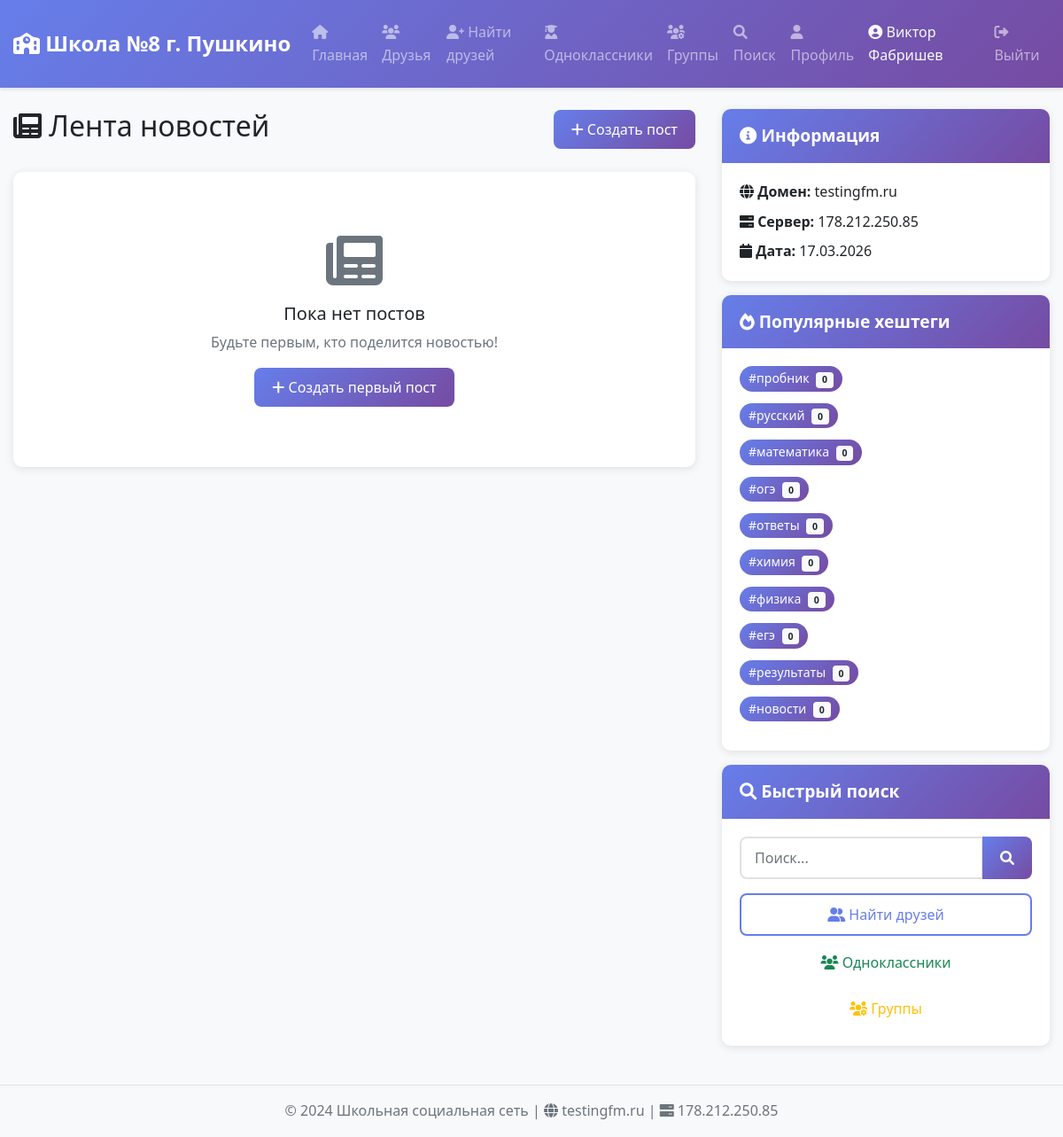
The page / (signed in) on the database its author committed.
### models.py (models this page shows, shortened)
class User(UserMixin, db.Model):
    __tablename__ = 'users'
    id = db.Column(db.Integer, primary_key=True)
    email = db.Column(db.String(120), unique=True, nullable=False)
    password = db.Column(db.String(200), nullable=False)
    first_name = db.Column(db.String(50), nullable=False)
    last_name = db.Column(db.String(50), nullable=False)
    class_name = db.Column(db.String(20), nullable=False)
    created_at = db.Column(db.DateTime, default=datetime.utcnow)
    sent_friendships = db.relationship('Friendship',
                                        foreign_keys='Friendship.user1_id',
                                        backref='user1', lazy=True)
    received_friendships = db.relationship('Friendship',
                                          foreign_keys='Friendship.user2_id',
                                          backref='user2', lazy=True)
    @property
    def is_authenticated(self):
        return True

### database.py (models this page shows)
class Hashtag(db.Model):
    __tablename__ = 'hashtags'
    id = db.Column(db.Integer, primary_key=True)
    name = db.Column(db.String(50), unique=True, nullable=False)
    popularity = db.Column(db.Integer, default=0)

### app.py (the view)
@app.route('/')
def index():
    if not current_user.is_authenticated:
        return redirect(url_for('login'))
    page = request.args.get('page', 1, type=int)
    posts = Post.query.order_by(Post.created_at.desc()).paginate(
        page=page, per_page=10, error_out=False)
    popular_hashtags = Hashtag.query.order_by(Hashtag.popularity.desc()).limit(10).all()
    return render_template('index.html', posts=posts, popular_hashtags=popular_hashtags, now=datetime.now)

### app.py (called while the page is built)
@login_manager.user_loader
def load_user(user_id):
    return User.query.get(int(user_id))

### templates/index.html (shortened to what this page needs)
{% extends "base.html" %}
{% block content %}
<div class="row">
    <div class="col-md-8">
        <div class="d-flex justify-content-between align-items-center mb-4">
            <h2><i class="fas fa-newspaper"></i> Лента новостей</h2>
            <a href="{{ url_for('create_post') }}" class="btn btn-primary">
                <i class="fas fa-plus"></i> Создать пост
            </a>
        </div>
        {% if posts.items %}
            {% for post in posts.items %}
            <div class="card mb-4 fade-in">
                {% if post.image_path %}
                <img src="{{ url_for('static', filename='uploads/' + post.image_path) }}"
                     class="card-img-top"
                     alt="Post image"
                     style="max-height: 400px; object-fit: contain; background: #f8f9fa;">
                {% endif %}
                <div class="card-body">
                    <h5 class="card-title">{{ post.title }}</h5>
                    <p class="card-text">{{ post.content }}</p>
                    {% if post.file_path %}
                    <div class="mb-3">
                        <a href="{{ url_for('static', filename='uploads/' + post.file_path) }}"
                           class="btn btn-outline-secondary btn-sm"
                           download>
                            <i class="fas fa-download"></i> Скачать файл
                        </a>
                    </div>
                    {% endif %}
                    {% if post.hashtags %}
                    <div class="mb-3">
                        {% for hashtag in post.hashtags %}
                        <a href="{{ url_for('search', q='#' + hashtag.name, type='hashtags') }}"
                           class="hashtag">
                            #{{ hashtag.name }}
                        </a>
                        {% endfor %}
                    </div>
                    {% endif %}
                    <div class="post-meta">
                        <div>
                            {% if post.is_anonymous %}
                                <span class="badge bg-secondary">
                                    <i class="fas fa-incognito"></i> Анонимно
                                </span>
                            {% else %}
                                <strong>
                                    <i class="fas fa-user"></i>
                                    {{ post.author.first_name }} {{ post.author.last_name }}
                                </strong>
                                <span class="badge bg-light text-dark ms-2">
                                    <i class="fas fa-graduation-cap"></i> {{ post.author.class_name }}
                                </span>
                            {% endif %}
                        </div>
                        <div>
                            <small class="text-muted">
                                <i class="far fa-clock"></i> {{ post.created_at.strftime('%d.%m.%Y %H:%M') }}
                            </small>
                        </div>
                    </div>
                    <div class="post-actions">
                        <a href="{{ url_for('forward_post', post_id=post.id) }}"
                           class="btn btn-outline-primary btn-sm">
                            <i class="fas fa-share"></i> Переслать
                        </a>
                        {% if post.user_id == current_user.id %}
                        <a href="{{ url_for('delete_post', post_id=post.id) }}"
                           class="btn btn-outline-danger btn-sm"
                           onclick="return confirm('Удалить пост?')">
                            <i class="fas fa-trash"></i> Удалить
                        </a>
                        {% endif %}
                    </div>
                </div>
            </div>
            {% endfor %}
            <nav aria-label="Page navigation">
                <ul class="pagination">
                    {% if posts.has_prev %}
                    <li class="page-item">
                        <a class="page-link" href="{{ url_for('index', page=posts.prev_num) }}">
                            <i class="fas fa-chevron-left"></i>
                        </a>
                    </li>
                    {% endif %}
                    {% for page_num in posts.iter_pages(left_edge=2, right_edge=2, left_current=2, right_current=2) %}
                        {% if page_num %}
                            {% if page_num == posts.page %}
                            <li class="page-item active">
                                <span class="page-link">{{ page_num }}</span>
                            </li>
                            {% else %}
                            <li class="page-item">
                                <a class="page-link" href="{{ url_for('index', page=page_num) }}">{{ page_num }}</a>
                            </li>
                            {% endif %}
                        {% else %}
                            <li class="page-item disabled">
                                <span class="page-link">...</span>
                            </li>
                        {% endif %}
                    {% endfor %}
                    {% if posts.has_next %}
                    <li class="page-item">
                        <a class="page-link" href="{{ url_for('index', page=posts.next_num) }}">
                            <i class="fas fa-chevron-right"></i>
                        </a>
                    </li>
                    {% endif %}
                </ul>
            </nav>
        {% else %}
            <div class="card text-center py-5">
                <div class="card-body">
                    <i class="fas fa-newspaper fa-4x text-muted mb-3"></i>
                    <h5 class="card-title">Пока нет постов</h5>
                    <p class="card-text text-muted">Будьте первым, кто поделится новостью!</p>
                    <a href="{{ url_for('create_post') }}" class="btn btn-primary">
                        <i class="fas fa-plus"></i> Создать первый пост
                    </a>
                </div>
            </div>
        {% endif %}
    </div>
    <div class="col-md-4">
        <div class="card mb-3">
            <div class="card-header">
                <i class="fas fa-info-circle"></i> Информация
            </div>
            <div class="card-body">
                <p class="mb-2">
                    <i class="fas fa-globe"></i> <strong>Домен:</strong> testingfm.ru
                </p>
                <p class="mb-2">
                    <i class="fas fa-server"></i> <strong>Сервер:</strong> 178.212.250.85
                </p>
                <p class="mb-0">
                    <i class="fas fa-calendar"></i> <strong>Дата:</strong> {{ now().strftime('%d.%m.%Y') }}
                </p>
            </div>
        </div>
        <div class="card mb-3">
            <div class="card-header">
                <i class="fas fa-fire"></i> Популярные хештеги
            </div>
            <div class="card-body">
                {% if popular_hashtags %}
                    {% for hashtag in popular_hashtags %}
                    <div class="mb-2">
                        <a href="{{ url_for('search', q='#' + hashtag.name, type='hashtags') }}"
                           class="hashtag d-inline-block">
                            #{{ hashtag.name }}
                            <span class="badge bg-light text-dark ms-1">{{ hashtag.popularity }}</span>
                        </a>
                    </div>
                    {% endfor %}
                {% else %}
                    <p class="text-muted mb-0">Пока нет хештегов</p>
                {% endif %}
            </div>
        </div>
        <div class="card">
            <div class="card-header">
                <i class="fas fa-search"></i> Быстрый поиск
            </div>
            <div class="card-body">
                <form action="{{ url_for('search') }}" method="GET">
                    <div class="input-group mb-3">
                        <input type="text" name="q" class="form-control" placeholder="Поиск..." required>
                        <button type="submit" class="btn btn-primary">
                            <i class="fas fa-search"></i>
                        </button>
                    </div>
                </form>
                <div class="d-grid gap-2">
                    <a href="{{ url_for('find_friends') }}" class="btn btn-outline-primary">
                        <i class="fas fa-user-friends"></i> Найти друзей
                    </a>
                    <a href="{{ url_for('classmates') }}" class="btn btn-outline-success">
                        <i class="fas fa-users"></i> Одноклассники
                    </a>
                    <a href="{{ url_for('groups') }}" class="btn btn-outline-warning">
                        <i class="fas fa-users-cog"></i> Группы
                    </a>
                </div>
            </div>
        </div>
    </div>
</div>
{% endblock %}

### templates/base.html (shortened to what this page needs)
<!DOCTYPE html>
<html lang="ru">
<head>
    <link href="https://cdn.jsdelivr.net/npm/bootstrap@5.1.3/dist/css/bootstrap.min.css" rel="stylesheet">
    <link rel="stylesheet" href="https://cdnjs.cloudflare.com/ajax/libs/font-awesome/6.0.0/css/all.min.css">
    <link href="{{ url_for('static', filename='style.css') }}" rel="stylesheet">
</head>
<body>
    <nav class="navbar navbar-expand-lg navbar-dark bg-primary">
        <div class="container">
            <a class="navbar-brand" href="{{ url_for('index') }}">
                <i class="fas fa-school"></i> Школа №8 г. Пушкино
            </a>
            <div class="collapse navbar-collapse" id="navbarNav">
                <div class="navbar-nav me-auto">
                    {% if current_user.is_authenticated %}
                        <a class="nav-link" href="{{ url_for('index') }}">
                            <i class="fas fa-home"></i> Главная
                        </a>
                        <a class="nav-link" href="{{ url_for('friends') }}">
                            <i class="fas fa-users"></i> Друзья
                        </a>
                        <a class="nav-link" href="{{ url_for('find_friends') }}">
                            <i class="fas fa-user-plus"></i> Найти друзей
                        </a>
                        <a class="nav-link" href="{{ url_for('classmates') }}">
                            <i class="fas fa-user-graduate"></i> Одноклассники
                        </a>
                        <a class="nav-link" href="{{ url_for('groups') }}">
                            <i class="fas fa-users-cog"></i> Группы
                        </a>
                        <a class="nav-link" href="{{ url_for('search') }}">
                            <i class="fas fa-search"></i> Поиск
                        </a>
                        <a class="nav-link" href="{{ url_for('profile') }}">
                            <i class="fas fa-user"></i> Профиль
                        </a>
                    {% endif %}
                </div>
                <div class="navbar-nav ms-auto">
                    {% if current_user.is_authenticated %}
                        <span class="nav-link text-light">
                            <i class="fas fa-user-circle"></i> {{ current_user.first_name }} {{ current_user.last_name }}
                        </span>
                        <a class="nav-link" href="{{ url_for('logout') }}">
                            <i class="fas fa-sign-out-alt"></i> Выйти
                        </a>
                    {% endif %}
                </div>
            </div>
        </div>
    </nav>
    <div class="container mt-4">
        {% block content %}{% endblock %}
    </div>
    <footer class="bg-light text-center text-muted py-3 mt-4">
        <div class="container">
            <p class="mb-0">
                &copy; 2024 Школьная социальная сеть |
                <i class="fas fa-globe"></i> testingfm.ru |
                <i class="fas fa-server"></i> 178.212.250.85
            </p>
        </div>
    </footer>
</body>
</html>

### static/style.css (style rules this page uses)
* { margin: 0; padding: 0; box-sizing: border-box; }
body { font-family: 'Segoe UI', Tahoma, Geneva, Verdana, sans-serif; background-color: #f8f9fa; color: #212529; line-height: 1.6; min-height: 100vh; display: flex; flex-direction: column; }
.container { max-width: 1200px; margin: 0 auto; padding: 0 15px; flex: 1; }
.navbar { background: linear-gradient(135deg, #667eea 0%, #764ba2 100%); padding: 1rem 0; box-shadow: 0 2px 4px rgba(0,0,0,0.1); }
.navbar-brand { color: white; font-size: 1.5rem; font-weight: bold; text-decoration: none; }
.navbar-nav { display: flex; list-style: none; margin: 0; padding: 0; }
.nav-link { color: rgba(255,255,255,0.9); text-decoration: none; padding: 0.5rem 1rem; transition: color 0.3s; }
.card { background: white; border-radius: 10px; box-shadow: 0 2px 10px rgba(0,0,0,0.1); margin-bottom: 20px; overflow: hidden; border: none; }
.card-header { background: linear-gradient(135deg, #667eea 0%, #764ba2 100%); color: white; padding: 15px 20px; font-size: 1.2rem; font-weight: 600; border-bottom: none; }
.card-body { padding: 20px; }
.form-control { width: 100%; padding: 10px 15px; font-size: 1rem; border: 2px solid #e1e1e1; border-radius: 8px; transition: border-color 0.3s; }
.btn { display: inline-block; padding: 10px 20px; font-size: 1rem; font-weight: 500; text-align: center; text-decoration: none; border: none; border-radius: 8px; cursor: pointer; transition: all 0.3s; }
.btn-primary { background: linear-gradient(135deg, #667eea 0%, #764ba2 100%); color: white; }
.btn-outline-primary { background: transparent; border: 2px solid #667eea; color: #667eea; }
.hashtag { display: inline-block; padding: 3px 10px; margin: 0 5px 5px 0; background: linear-gradient(135deg, #667eea 0%, #764ba2 100%); color: white; border-radius: 20px; text-decoration: none; font-size: 0.875rem; transition: transform 0.3s; }
.row { display: flex; flex-wrap: wrap; margin: 0 -15px; }
.col-md-3, .col-md-4, .col-md-6, .col-md-8, .col-md-9, .col-md-12 { padding: 0 15px; box-sizing: border-box; }
.col-md-4 { width: 33.333%; }
.col-md-8 { width: 66.667%; }
.text-center { text-align: center; }
.text-muted { color: #6c757d; }
.mt-4 { margin-top: 1.5rem; }
.mb-2 { margin-bottom: 0.5rem; }
.mb-3 { margin-bottom: 1rem; }
.mb-4 { margin-bottom: 1.5rem; }
.d-flex { display: flex; }
.justify-content-between { justify-content: space-between; }
.align-items-center { align-items: center; }
.d-grid { display: grid; }
.gap-2 { gap: 0.5rem; }
.ms-auto { margin-left: auto; }
footer { background: #f8f9fa; border-top: 1px solid #dee2e6; margin-top: auto; }

### rows shown on the page
User: first_name "Виктор", last_name "Фабришев"
Hashtag: name "пробник", popularity "0"
Hashtag: name "русский", popularity "0"
Hashtag: name "математика", popularity "0"
Hashtag: name "огэ", popularity "0"
Hashtag: name "ответы", popularity "0"
Hashtag: name "химия", popularity "0"
Hashtag: name "физика", popularity "0"
Hashtag: name "егэ", popularity "0"
Hashtag: name "результаты", popularity "0"
Hashtag: name "новости", popularity "0"
